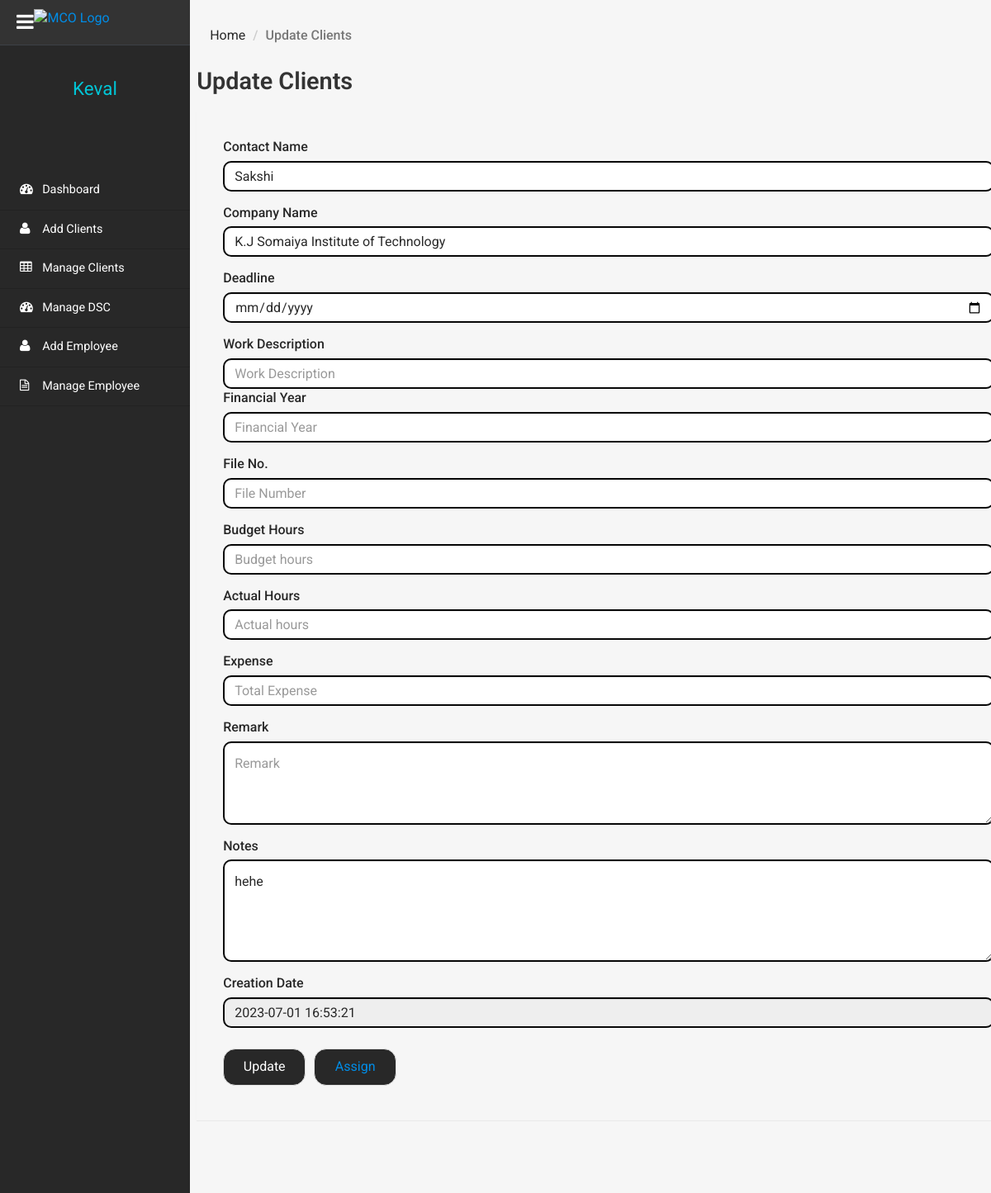
Page /clientms/admin/edit-client-details.php?addid=914300490 (signed in) on the earlier database version.
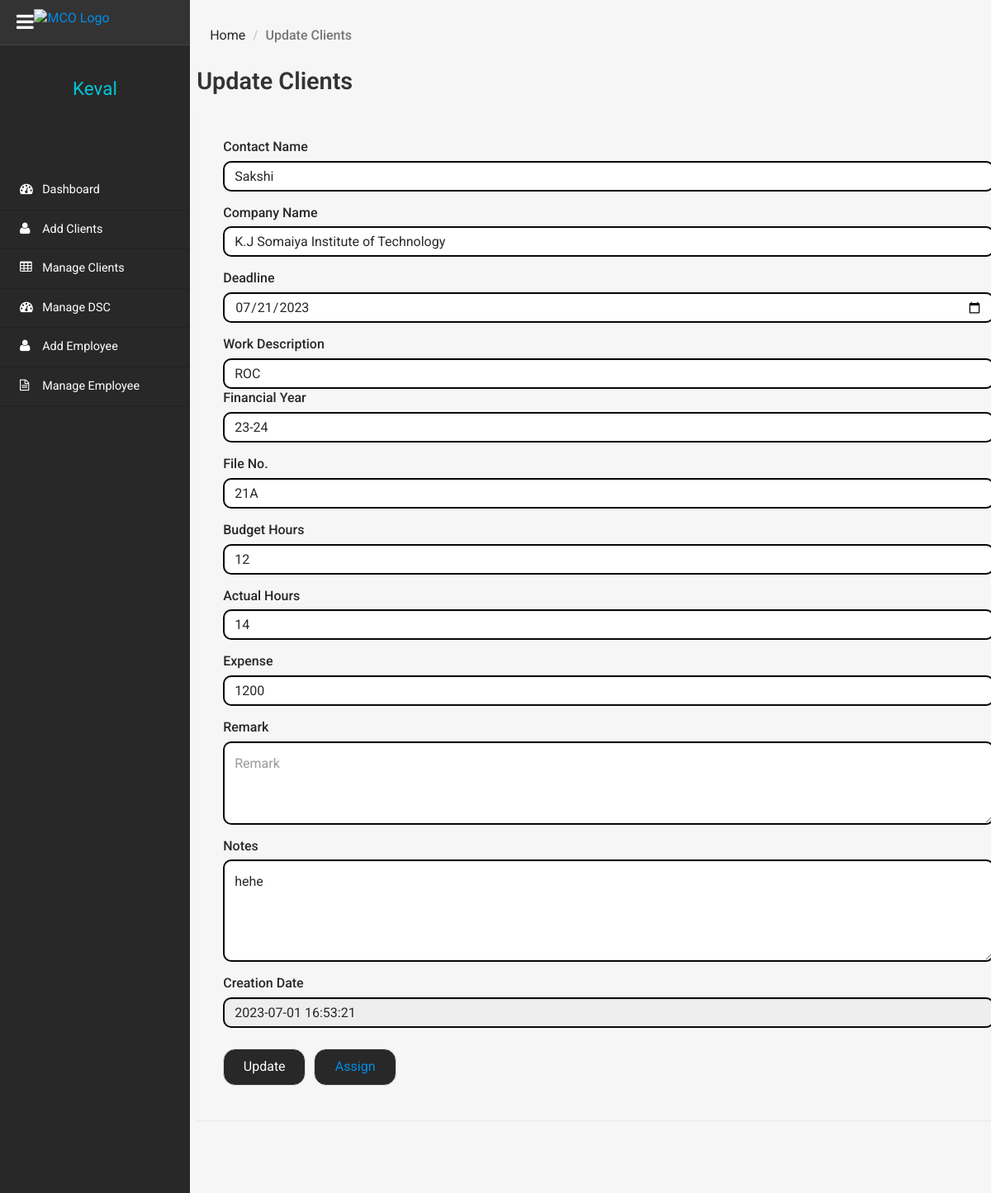
Same page on the later database version.
### tables this page shows
CREATE TABLE `tblclient` (
  `ID` int(10) NOT NULL,
  `ContactName` varchar(30) DEFAULT NULL,
  `CompanyName` varchar(120) DEFAULT NULL,
  `Notes` mediumtext DEFAULT NULL,
  `ClientAddedBy` varchar(20) DEFAULT NULL,
  `deadline` date DEFAULT NULL,
  `Tag` varchar(20) DEFAULT NULL,
  `financialyear` varchar(15) DEFAULT NULL,
  `file` varchar(15) DEFAULT NULL,
  `budgethrs` int(10) DEFAULT NULL,
  `actualhrs` int(10) DEFAULT NULL,
  `expense` varchar(30) DEFAULT NULL,
  `remark` text DEFAULT NULL,
  `CreationDate` timestamp NULL DEFAULT current_timestamp(),
  `Status` varchar(20) NOT NULL DEFAULT 'Not Started',
  `PaymentStatus` varchar(12) NOT NULL DEFAULT 'Pending',
  `expiryDate1` date DEFAULT NULL,
  `expiryDate2` date DEFAULT NULL,
  `expiryDate3` date DEFAULT NULL
);

### clientms/admin/edit-client-details.php (the view, shortened to what this page needs)
<?php
include('includes/dbconnection.php');
if (strlen($_SESSION['clientmsaid']==0)) {
  header('location:logout.php');
  } else{
  ?>
<!DOCTYPE HTML>
<html>
<head>
	<link href="css/bootstrap.min.css" rel='stylesheet' type='text/css' />
	<link href="css/style.css" rel='stylesheet' type='text/css' />
	<link href="css/font-awesome.css" rel="stylesheet">
	<link rel="stylesheet" href="css/icon-font.min.css" type='text/css' />
</head>
<body>
<div class="page-container">
<div class="left-content">
<div class="inner-content">
<div class="outter-wp">
<div class="sub-heard-part">
<ol class="breadcrumb m-b-0">
<li><a href="dashboard.php">Home</a></li>
<li class="active">Update Clients</li>
</ol>
</div>
<div class="forms-main">
<h2 class="inner-tittle">Update Clients </h2>
<div class="graph-form">
	<?php
$eid=$_GET['addid'];
$sql="SELECT * from tblclient where ID=:eid";
$query = $dbh -> prepare($sql);
$query->bindParam(':eid',$eid,PDO::PARAM_STR);
$query->execute();
$results=$query->fetchAll(PDO::FETCH_OBJ);
$cnt=1;
if($query->rowCount() > 0)
{
foreach($results as $row)
{               ?>
	<div class="form-group"> <label for="exampleInputEmail1">Contact Name</label> <input type="text" name="cname" value="<?php  echo $row->ContactName;?>" class="form-control" required='true'> </div>
	<div class="form-group"> <label for="exampleInputEmail1">Company Name</label> <input type="text" name="comname" value="<?php  echo $row->CompanyName;?>" class="form-control" required='true'> </div>
	<div class="form-group"> <label for="exampleInputEmail1">Deadline</label> <input type="date" name="deadline" value="<?php  echo $row->deadline;?>" class="form-control" required='true'> </div>
	<div>
	<label for="exampleInputEmail1">Work Description</label>
    <input type="text" name="Tag" value="<?php  echo $row->Tag;?>" placeholder="Work Description" class="form-control" required="true" onkeyup="convertToUppercase(this)">
	</div>
	<div class="form-group"> <label for="exampleInputEmail1">Financial Year</label> <input type="text" name="financialyear" value="<?php  echo $row->financialyear;?>" placeholder="Financial Year" class="form-control" required='true'> </div>
	<div class="form-group"> <label for="exampleInputEmail1">File No.</label> <input type="text" name="file" value="<?php  echo $row->file;?>" placeholder="File Number" class="form-control" required='true'> </div>
	<div class="form-group"> <label for="exampleInputEmail1">Budget Hours</label> <input type="text" name="budgethrs" value="<?php  echo $row->budgethrs;?>" placeholder="Budget hours" class="form-control" required='true'> </div>
	<div class="form-group"> <label for="exampleInputEmail1">Actual Hours</label> <input type="text" name="actualhrs" value="<?php  echo $row->actualhrs;?>" placeholder="Actual hours" class="form-control" required='true'> </div>
	<div class="form-group"> <label for="exampleInputEmail1">Expense</label> <input type="text" name="expense" value="<?php  echo $row->expense;?>" placeholder="Total Expense" class="form-control" required='true'> </div>
	<div class="form-group"> <label for="exampleInputEmail1">Remark</label> <textarea type="text" name="remark" placeholder="Remark" value="<?php  echo $row->remark;?>" class="form-control"  rows="3" cols="3"></textarea> </div>
	<div class="form-group"> <label for="exampleInputEmail1">Notes</label> <textarea type="text" name="notes" class="form-control" rows="4" cols="3"><?php  echo $row->Notes;?></textarea> </div>
	<div class="form-group"> <label for="exampleInputPassword1">Creation Date</label> <input type="text" name="" value="<?php  echo $row->CreationDate;?>" required='true' class="form-control" readonly='true'> </div>
	<?php $cnt=$cnt+1;}} ?>
	 <button type="submit" class="btn btn-default" name="submit" id="submit">Update</button><button type="submit" class="btn btn-default" name="submit" id="submit"><a href="assign-employees.php?addid=<?php echo $row->ID; ?>">Assign </a></button></form>
</div>
</div>
</div>
</div>
</div>
<?php include_once('includes/sidebar.php');?>
<div class="clearfix"></div>
</div>
</body>
</html>
<?php }  ?>

Differences in the rows shown:
changed tblclient "Sakshi": deadline (not shown) → "07/21/2023"; Tag (not shown) → "ROC"; financialyear (not shown) → "23-24"; file (not shown) → "21A"; budgethrs (not shown) → "12"; actualhrs (not shown) → "14"; expense (not shown) → "1200"
